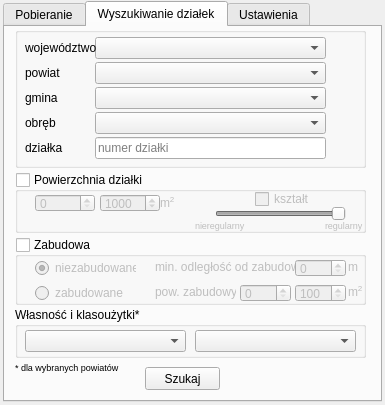
<?xml version="1.0" encoding="UTF-8"?>
<ui version="4.0">
 <class>SmartSDIDialogBase</class>
 <widget class="QDialog" name="SmartSDIDialogBase">
  <property name="windowModality">
   <enum>Qt::WindowModal</enum>
  </property>
  <property name="geometry">
   <rect>
    <x>0</x>
    <y>0</y>
    <width>385</width>
    <height>405</height>
   </rect>
  </property>
  <property name="sizePolicy">
   <sizepolicy hsizetype="Fixed" vsizetype="Fixed">
    <horstretch>0</horstretch>
    <verstretch>0</verstretch>
   </sizepolicy>
  </property>
  <property name="minimumSize">
   <size>
    <width>385</width>
    <height>405</height>
   </size>
  </property>
  <property name="maximumSize">
   <size>
    <width>385</width>
    <height>405</height>
   </size>
  </property>
  <property name="baseSize">
   <size>
    <width>385</width>
    <height>405</height>
   </size>
  </property>
  <property name="windowTitle">
   <string>SmartSDI</string>
  </property>
  <property name="sizeGripEnabled">
   <bool>false</bool>
  </property>
  <property name="modal">
   <bool>true</bool>
  </property>
  <widget class="QTabWidget" name="tabWidget">
   <property name="geometry">
    <rect>
     <x>3</x>
     <y>1</y>
     <width>379</width>
     <height>401</height>
    </rect>
   </property>
   <property name="currentIndex">
    <number>1</number>
   </property>
   <widget class="QWidget" name="tab_3">
    <property name="accessibleName">
     <string/>
    </property>
    <attribute name="title">
     <string>Pobieranie</string>
    </attribute>
    <widget class="QGroupBox" name="groupBox">
     <property name="geometry">
      <rect>
       <x>10</x>
       <y>10</y>
       <width>351</width>
       <height>111</height>
      </rect>
     </property>
     <property name="title">
      <string>Pobierz dane w zasięgu widoku mapy</string>
     </property>
     <widget class="QLineEdit" name="BBtop">
      <property name="geometry">
       <rect>
        <x>120</x>
        <y>25</y>
        <width>113</width>
        <height>22</height>
       </rect>
      </property>
     </widget>
     <widget class="QLineEdit" name="BBbottom">
      <property name="geometry">
       <rect>
        <x>120</x>
        <y>85</y>
        <width>113</width>
        <height>22</height>
       </rect>
      </property>
     </widget>
     <widget class="QLineEdit" name="BBleft">
      <property name="geometry">
       <rect>
        <x>10</x>
        <y>55</y>
        <width>113</width>
        <height>22</height>
       </rect>
      </property>
     </widget>
     <widget class="QLineEdit" name="BBright">
      <property name="geometry">
       <rect>
        <x>230</x>
        <y>55</y>
        <width>113</width>
        <height>22</height>
       </rect>
      </property>
     </widget>
     <widget class="QPushButton" name="BBget">
      <property name="geometry">
       <rect>
        <x>300</x>
        <y>20</y>
        <width>28</width>
        <height>28</height>
       </rect>
      </property>
      <property name="font">
       <font>
        <pointsize>14</pointsize>
        <weight>75</weight>
        <bold>true</bold>
        <kerning>true</kerning>
       </font>
      </property>
      <property name="text">
       <string>⟳</string>
      </property>
     </widget>
     <widget class="QLineEdit" name="BBepsg">
      <property name="enabled">
       <bool>true</bool>
      </property>
      <property name="geometry">
       <rect>
        <x>140</x>
        <y>55</y>
        <width>71</width>
        <height>22</height>
       </rect>
      </property>
      <property name="readOnly">
       <bool>true</bool>
      </property>
     </widget>
    </widget>
    <widget class="QGroupBox" name="groupBox_2">
     <property name="geometry">
      <rect>
       <x>10</x>
       <y>130</y>
       <width>351</width>
       <height>65</height>
      </rect>
     </property>
     <property name="title">
      <string>lub w ramach przecięcia z warstwą</string>
     </property>
     <widget class="QgsMapLayerComboBox" name="layerList">
      <property name="geometry">
       <rect>
        <x>20</x>
        <y>30</y>
        <width>311</width>
        <height>27</height>
       </rect>
      </property>
      <property name="currentIndex">
       <number>-1</number>
      </property>
      <property name="placeholderText">
       <string>wybierz warstwę typu LINE/POLYGON</string>
      </property>
      <property name="allowEmptyLayer">
       <bool>true</bool>
      </property>
      <property name="showCrs">
       <bool>true</bool>
      </property>
     </widget>
    </widget>
    <widget class="QGroupBox" name="groupBox_3">
     <property name="geometry">
      <rect>
       <x>10</x>
       <y>230</y>
       <width>351</width>
       <height>66</height>
      </rect>
     </property>
     <property name="title">
      <string>Wybierz dane do pobrania</string>
     </property>
     <widget class="QWidget" name="layoutWidget">
      <property name="geometry">
       <rect>
        <x>10</x>
        <y>30</y>
        <width>331</width>
        <height>22</height>
       </rect>
      </property>
      <layout class="QHBoxLayout" name="horizontalLayout">
       <item>
        <widget class="QCheckBox" name="checkDz">
         <property name="text">
          <string>Działki</string>
         </property>
         <property name="checkable">
          <bool>true</bool>
         </property>
         <property name="checked">
          <bool>true</bool>
         </property>
        </widget>
       </item>
       <item>
        <widget class="QCheckBox" name="checkBud">
         <property name="text">
          <string>Budynki</string>
         </property>
        </widget>
       </item>
       <item>
        <widget class="QCheckBox" name="checkAdr">
         <property name="text">
          <string>Adresy</string>
         </property>
        </widget>
       </item>
      </layout>
     </widget>
    </widget>
    <widget class="QPushButton" name="button_box">
     <property name="geometry">
      <rect>
       <x>140</x>
       <y>340</y>
       <width>75</width>
       <height>23</height>
      </rect>
     </property>
     <property name="text">
      <string>Pobierz</string>
     </property>
    </widget>
   </widget>
   <widget class="QWidget" name="tab_4">
    <attribute name="title">
     <string>Wyszukiwanie działek</string>
    </attribute>
    <widget class="QGroupBox" name="groupBox_4">
     <property name="geometry">
      <rect>
       <x>10</x>
       <y>0</y>
       <width>351</width>
       <height>141</height>
      </rect>
     </property>
     <property name="title">
      <string/>
     </property>
     <widget class="QLineEdit" name="lineEditDz">
      <property name="geometry">
       <rect>
        <x>80</x>
        <y>110</y>
        <width>231</width>
        <height>22</height>
       </rect>
      </property>
      <property name="placeholderText">
       <string>numer działki</string>
      </property>
     </widget>
     <widget class="QLabel" name="label_4">
      <property name="geometry">
       <rect>
        <x>10</x>
        <y>60</y>
        <width>71</width>
        <height>21</height>
       </rect>
      </property>
      <property name="text">
       <string>gmina</string>
      </property>
     </widget>
     <widget class="QComboBox" name="comboBoxObr">
      <property name="geometry">
       <rect>
        <x>80</x>
        <y>85</y>
        <width>231</width>
        <height>22</height>
       </rect>
      </property>
      <property name="editable">
       <bool>false</bool>
      </property>
     </widget>
     <widget class="QLabel" name="label_5">
      <property name="geometry">
       <rect>
        <x>10</x>
        <y>85</y>
        <width>71</width>
        <height>21</height>
       </rect>
      </property>
      <property name="text">
       <string>obręb</string>
      </property>
     </widget>
     <widget class="QComboBox" name="comboBoxGmi">
      <property name="geometry">
       <rect>
        <x>80</x>
        <y>60</y>
        <width>231</width>
        <height>22</height>
       </rect>
      </property>
     </widget>
     <widget class="QComboBox" name="comboBoxWoj">
      <property name="geometry">
       <rect>
        <x>80</x>
        <y>10</y>
        <width>231</width>
        <height>22</height>
       </rect>
      </property>
     </widget>
     <widget class="QComboBox" name="comboBoxPow">
      <property name="geometry">
       <rect>
        <x>80</x>
        <y>35</y>
        <width>231</width>
        <height>22</height>
       </rect>
      </property>
     </widget>
     <widget class="QLabel" name="label_2">
      <property name="geometry">
       <rect>
        <x>10</x>
        <y>10</y>
        <width>71</width>
        <height>21</height>
       </rect>
      </property>
      <property name="text">
       <string>województwo</string>
      </property>
     </widget>
     <widget class="QLabel" name="label_6">
      <property name="geometry">
       <rect>
        <x>10</x>
        <y>110</y>
        <width>71</width>
        <height>21</height>
       </rect>
      </property>
      <property name="text">
       <string>działka</string>
      </property>
     </widget>
     <widget class="QLabel" name="label_3">
      <property name="geometry">
       <rect>
        <x>10</x>
        <y>35</y>
        <width>71</width>
        <height>21</height>
       </rect>
      </property>
      <property name="text">
       <string>powiat</string>
      </property>
     </widget>
    </widget>
    <widget class="QGroupBox" name="groupBoxPow">
     <property name="geometry">
      <rect>
       <x>10</x>
       <y>145</y>
       <width>351</width>
       <height>61</height>
      </rect>
     </property>
     <property name="title">
      <string>Powierzchnia działki</string>
     </property>
     <property name="checkable">
      <bool>true</bool>
     </property>
     <property name="checked">
      <bool>false</bool>
     </property>
     <widget class="QSpinBox" name="spinBoxPowOd">
      <property name="geometry">
       <rect>
        <x>20</x>
        <y>22</y>
        <width>60</width>
        <height>18</height>
       </rect>
      </property>
      <property name="maximum">
       <number>1000000</number>
      </property>
      <property name="singleStep">
       <number>100</number>
      </property>
     </widget>
     <widget class="QSpinBox" name="spinBoxPowDo">
      <property name="geometry">
       <rect>
        <x>85</x>
        <y>22</y>
        <width>60</width>
        <height>18</height>
       </rect>
      </property>
      <property name="minimum">
       <number>100</number>
      </property>
      <property name="maximum">
       <number>10000000</number>
      </property>
      <property name="singleStep">
       <number>100</number>
      </property>
      <property name="value">
       <number>1000</number>
      </property>
     </widget>
     <widget class="QSlider" name="horizontalSliderShape">
      <property name="geometry">
       <rect>
        <x>200</x>
        <y>34</y>
        <width>131</width>
        <height>16</height>
       </rect>
      </property>
      <property name="maximum">
       <number>10</number>
      </property>
      <property name="pageStep">
       <number>1</number>
      </property>
      <property name="sliderPosition">
       <number>10</number>
      </property>
      <property name="orientation">
       <enum>Qt::Horizontal</enum>
      </property>
     </widget>
     <widget class="QCheckBox" name="checkBoxShape">
      <property name="geometry">
       <rect>
        <x>240</x>
        <y>16</y>
        <width>71</width>
        <height>22</height>
       </rect>
      </property>
      <property name="text">
       <string>kształt</string>
      </property>
     </widget>
     <widget class="QLabel" name="label_7">
      <property name="geometry">
       <rect>
        <x>310</x>
        <y>47</y>
        <width>47</width>
        <height>13</height>
       </rect>
      </property>
      <property name="font">
       <font>
        <pointsize>7</pointsize>
       </font>
      </property>
      <property name="text">
       <string>regularny</string>
      </property>
     </widget>
     <widget class="QLabel" name="label_8">
      <property name="geometry">
       <rect>
        <x>180</x>
        <y>47</y>
        <width>51</width>
        <height>13</height>
       </rect>
      </property>
      <property name="font">
       <font>
        <pointsize>7</pointsize>
       </font>
      </property>
      <property name="text">
       <string>nieregularny</string>
      </property>
     </widget>
     <widget class="QLabel" name="label_9">
      <property name="geometry">
       <rect>
        <x>145</x>
        <y>23</y>
        <width>21</width>
        <height>16</height>
       </rect>
      </property>
      <property name="text">
       <string>&lt;html&gt;&lt;head/&gt;&lt;body&gt;&lt;p&gt;m&lt;span style=&quot; vertical-align:super;&quot;&gt;2&lt;/span&gt;&lt;/p&gt;&lt;/body&gt;&lt;/html&gt;</string>
      </property>
     </widget>
    </widget>
    <widget class="QGroupBox" name="groupBoxZab">
     <property name="geometry">
      <rect>
       <x>10</x>
       <y>210</y>
       <width>351</width>
       <height>68</height>
      </rect>
     </property>
     <property name="title">
      <string>Zabudowa</string>
     </property>
     <property name="checkable">
      <bool>true</bool>
     </property>
     <property name="checked">
      <bool>false</bool>
     </property>
     <widget class="QRadioButton" name="radioButtonNiezab">
      <property name="geometry">
       <rect>
        <x>20</x>
        <y>20</y>
        <width>101</width>
        <height>22</height>
       </rect>
      </property>
      <property name="text">
       <string>niezabudowane</string>
      </property>
      <property name="checked">
       <bool>true</bool>
      </property>
     </widget>
     <widget class="QRadioButton" name="radioButtonZab">
      <property name="geometry">
       <rect>
        <x>20</x>
        <y>45</y>
        <width>101</width>
        <height>22</height>
       </rect>
      </property>
      <property name="text">
       <string>zabudowane</string>
      </property>
     </widget>
     <widget class="QSpinBox" name="spinBoxPowZabOd">
      <property name="geometry">
       <rect>
        <x>225</x>
        <y>47</y>
        <width>51</width>
        <height>18</height>
       </rect>
      </property>
      <property name="maximum">
       <number>10000</number>
      </property>
      <property name="singleStep">
       <number>10</number>
      </property>
     </widget>
     <widget class="QSpinBox" name="spinBoxPowZabDo">
      <property name="geometry">
       <rect>
        <x>280</x>
        <y>47</y>
        <width>51</width>
        <height>18</height>
       </rect>
      </property>
      <property name="minimum">
       <number>100</number>
      </property>
      <property name="maximum">
       <number>10000</number>
      </property>
      <property name="singleStep">
       <number>10</number>
      </property>
      <property name="value">
       <number>100</number>
      </property>
     </widget>
     <widget class="QLabel" name="label_10">
      <property name="geometry">
       <rect>
        <x>333</x>
        <y>47</y>
        <width>21</width>
        <height>16</height>
       </rect>
      </property>
      <property name="text">
       <string>&lt;html&gt;&lt;head/&gt;&lt;body&gt;&lt;p&gt;m&lt;span style=&quot; vertical-align:super;&quot;&gt;2&lt;/span&gt;&lt;/p&gt;&lt;/body&gt;&lt;/html&gt;</string>
      </property>
     </widget>
     <widget class="QLabel" name="label_23">
      <property name="geometry">
       <rect>
        <x>140</x>
        <y>22</y>
        <width>141</width>
        <height>16</height>
       </rect>
      </property>
      <property name="text">
       <string>min. odległość od zabudowy</string>
      </property>
     </widget>
     <widget class="QSpinBox" name="spinBoxOdlZab">
      <property name="geometry">
       <rect>
        <x>280</x>
        <y>22</y>
        <width>51</width>
        <height>18</height>
       </rect>
      </property>
      <property name="minimum">
       <number>0</number>
      </property>
      <property name="maximum">
       <number>1000</number>
      </property>
      <property name="singleStep">
       <number>10</number>
      </property>
      <property name="value">
       <number>0</number>
      </property>
     </widget>
     <widget class="QLabel" name="label_24">
      <property name="geometry">
       <rect>
        <x>333</x>
        <y>22</y>
        <width>21</width>
        <height>16</height>
       </rect>
      </property>
      <property name="text">
       <string>m</string>
      </property>
     </widget>
     <widget class="QLabel" name="label_25">
      <property name="geometry">
       <rect>
        <x>140</x>
        <y>47</y>
        <width>81</width>
        <height>16</height>
       </rect>
      </property>
      <property name="text">
       <string>pow. zabudowy</string>
      </property>
     </widget>
    </widget>
    <widget class="QGroupBox" name="groupBox_7">
     <property name="geometry">
      <rect>
       <x>10</x>
       <y>280</y>
       <width>351</width>
       <height>51</height>
      </rect>
     </property>
     <property name="title">
      <string>Własność i klasoużytki*</string>
     </property>
     <property name="checkable">
      <bool>false</bool>
     </property>
     <widget class="QComboBox" name="comboBoxGr">
      <property name="geometry">
       <rect>
        <x>10</x>
        <y>23</y>
        <width>161</width>
        <height>22</height>
       </rect>
      </property>
      <property name="styleSheet">
       <string notr="true"/>
      </property>
     </widget>
     <widget class="QComboBox" name="comboBoxKl">
      <property name="geometry">
       <rect>
        <x>180</x>
        <y>23</y>
        <width>161</width>
        <height>22</height>
       </rect>
      </property>
     </widget>
    </widget>
    <widget class="QLabel" name="label_22">
     <property name="geometry">
      <rect>
       <x>10</x>
       <y>330</y>
       <width>121</width>
       <height>21</height>
      </rect>
     </property>
     <property name="font">
      <font>
       <pointsize>7</pointsize>
      </font>
     </property>
     <property name="text">
      <string>* dla wybranych powiatów</string>
     </property>
     <property name="alignment">
      <set>Qt::AlignLeading|Qt::AlignLeft|Qt::AlignVCenter</set>
     </property>
     <property name="wordWrap">
      <bool>true</bool>
     </property>
    </widget>
    <widget class="QPushButton" name="buttonBox2">
     <property name="geometry">
      <rect>
       <x>140</x>
       <y>340</y>
       <width>75</width>
       <height>23</height>
      </rect>
     </property>
     <property name="text">
      <string>Szukaj</string>
     </property>
    </widget>
   </widget>
   <widget class="QWidget" name="tab_5">
    <attribute name="title">
     <string>Ustawienia</string>
    </attribute>
    <widget class="QGroupBox" name="groupBox_8">
     <property name="geometry">
      <rect>
       <x>10</x>
       <y>20</y>
       <width>351</width>
       <height>171</height>
      </rect>
     </property>
     <property name="title">
      <string>Klucz API</string>
     </property>
     <widget class="QLineEdit" name="tokenEdit">
      <property name="geometry">
       <rect>
        <x>10</x>
        <y>30</y>
        <width>255</width>
        <height>20</height>
       </rect>
      </property>
      <property name="placeholderText">
       <string>DEMO</string>
      </property>
     </widget>
     <widget class="QLabel" name="label_18">
      <property name="geometry">
       <rect>
        <x>10</x>
        <y>90</y>
        <width>331</width>
        <height>71</height>
       </rect>
      </property>
      <property name="text">
       <string>&lt;html&gt;&lt;head/&gt;&lt;body&gt;&lt;p&gt;&lt;span style=&quot; color:#5e5e5e;&quot;&gt;Wersja &lt;/span&gt;&lt;span style=&quot; font-weight:600; color:#5e5e5e;&quot;&gt;DEMO&lt;/span&gt;&lt;span style=&quot; color:#5e5e5e;&quot;&gt; posiada pełną funkcjonalność, ograniczenie dotyczy liczby zwracanych obiektów:&lt;br/&gt;pobieranie: 1000 na zapytanie; 10 000 na dobę&lt;/span&gt;&lt;span style=&quot; font-weight:600; color:#5e5e5e; vertical-align:super;&quot;&gt;*&lt;/span&gt;&lt;span style=&quot; color:#5e5e5e;&quot;&gt;&lt;br/&gt;wyszukiwanie: 100 na zapytanie; 1000 na dobę&lt;/span&gt;&lt;span style=&quot; font-weight:600; color:#5e5e5e; vertical-align:super;&quot;&gt;*&lt;/span&gt;&lt;span style=&quot; font-size:4pt; font-style:italic; color:#5e5e5e;&quot;&gt;&lt;br/&gt;&lt;/span&gt;&lt;span style=&quot; font-size:7pt; font-weight:600; font-style:italic; color:#767676;&quot;&gt;*&lt;/span&gt;&lt;span style=&quot; font-size:7pt; font-style:italic; color:#767676;&quot;&gt; w ramach jednego adresu IP&lt;/span&gt;&lt;/p&gt;&lt;/body&gt;&lt;/html&gt;</string>
      </property>
      <property name="wordWrap">
       <bool>true</bool>
      </property>
     </widget>
     <widget class="QLabel" name="label_19">
      <property name="geometry">
       <rect>
        <x>10</x>
        <y>60</y>
        <width>181</width>
        <height>16</height>
       </rect>
      </property>
      <property name="font">
       <font>
        <pointsize>9</pointsize>
        <weight>75</weight>
        <bold>true</bold>
       </font>
      </property>
      <property name="text">
       <string>Konto i generowanie klucza:</string>
      </property>
     </widget>
     <widget class="QLabel" name="label_20">
      <property name="geometry">
       <rect>
        <x>190</x>
        <y>60</y>
        <width>71</width>
        <height>16</height>
       </rect>
      </property>
      <property name="font">
       <font>
        <pointsize>9</pointsize>
        <weight>75</weight>
        <bold>true</bold>
       </font>
      </property>
      <property name="text">
       <string>&lt;html&gt;&lt;head/&gt;&lt;body&gt;&lt;p&gt;&lt;a href=&quot;https://smartsdi.pl/&quot;&gt;&lt;span style=&quot; text-decoration: underline; color:#0000ff;&quot;&gt;smartsdi.pl&lt;/span&gt;&lt;/a&gt;&lt;/p&gt;&lt;/body&gt;&lt;/html&gt;</string>
      </property>
      <property name="openExternalLinks">
       <bool>true</bool>
      </property>
      <property name="textInteractionFlags">
       <set>Qt::TextBrowserInteraction</set>
      </property>
     </widget>
     <widget class="QPushButton" name="saveTokenButton">
      <property name="geometry">
       <rect>
        <x>270</x>
        <y>30</y>
        <width>75</width>
        <height>20</height>
       </rect>
      </property>
      <property name="text">
       <string>Zapisz</string>
      </property>
     </widget>
     <widget class="Line" name="line_2">
      <property name="geometry">
       <rect>
        <x>10</x>
        <y>80</y>
        <width>331</width>
        <height>16</height>
       </rect>
      </property>
      <property name="orientation">
       <enum>Qt::Horizontal</enum>
      </property>
     </widget>
    </widget>
    <widget class="QGroupBox" name="groupBox_9">
     <property name="geometry">
      <rect>
       <x>10</x>
       <y>200</y>
       <width>351</width>
       <height>141</height>
      </rect>
     </property>
     <property name="title">
      <string>Informacje o wtyczce</string>
     </property>
     <widget class="QLabel" name="label_13">
      <property name="geometry">
       <rect>
        <x>100</x>
        <y>60</y>
        <width>201</width>
        <height>13</height>
       </rect>
      </property>
      <property name="text">
       <string>&lt;html&gt;&lt;head/&gt;&lt;body&gt;&lt;p&gt;&lt;span style=&quot; font-weight:600;&quot;&gt;Geo-System Sp. z o.o.&lt;/span&gt;&lt;/p&gt;&lt;/body&gt;&lt;/html&gt;</string>
      </property>
     </widget>
     <widget class="QLabel" name="label_12">
      <property name="geometry">
       <rect>
        <x>20</x>
        <y>60</y>
        <width>47</width>
        <height>13</height>
       </rect>
      </property>
      <property name="text">
       <string>Autor:</string>
      </property>
     </widget>
     <widget class="QLabel" name="label_14">
      <property name="geometry">
       <rect>
        <x>20</x>
        <y>80</y>
        <width>47</width>
        <height>13</height>
       </rect>
      </property>
      <property name="text">
       <string>Kontakt:</string>
      </property>
     </widget>
     <widget class="QLabel" name="label_15">
      <property name="geometry">
       <rect>
        <x>20</x>
        <y>100</y>
        <width>101</width>
        <height>13</height>
       </rect>
      </property>
      <property name="text">
       <string>Strona Github:</string>
      </property>
     </widget>
     <widget class="QLabel" name="label_16">
      <property name="geometry">
       <rect>
        <x>100</x>
        <y>80</y>
        <width>201</width>
        <height>13</height>
       </rect>
      </property>
      <property name="text">
       <string>&lt;html&gt;&lt;head/&gt;&lt;body&gt;&lt;p&gt;&lt;a href=&quot;https://www.geo-system.com.pl/&quot;&gt;&lt;span style=&quot; text-decoration: underline; color:#0000ff;&quot;&gt;geo-system.com.pl&lt;/span&gt;&lt;/a&gt;&lt;/p&gt;&lt;/body&gt;&lt;/html&gt;</string>
      </property>
      <property name="openExternalLinks">
       <bool>true</bool>
      </property>
      <property name="textInteractionFlags">
       <set>Qt::TextBrowserInteraction</set>
      </property>
     </widget>
     <widget class="QLabel" name="label_17">
      <property name="geometry">
       <rect>
        <x>100</x>
        <y>100</y>
        <width>141</width>
        <height>13</height>
       </rect>
      </property>
      <property name="text">
       <string>&lt;html&gt;&lt;head/&gt;&lt;body&gt;&lt;p&gt;&lt;span style=&quot; text-decoration: underline; color:#0000ff;&quot;&gt;&lt;a href=&quot;https://github.com/geo-system/qgis-smartsdi&quot;&gt;geo-system/qgis-smartsdi&lt;/a&gt;&lt;/span&gt;&lt;/p&gt;&lt;/body&gt;&lt;/html&gt;</string>
      </property>
      <property name="openExternalLinks">
       <bool>true</bool>
      </property>
      <property name="textInteractionFlags">
       <set>Qt::TextBrowserInteraction</set>
      </property>
     </widget>
     <widget class="QLabel" name="label_11">
      <property name="geometry">
       <rect>
        <x>20</x>
        <y>20</y>
        <width>221</width>
        <height>31</height>
       </rect>
      </property>
      <property name="font">
       <font>
        <pointsize>11</pointsize>
        <weight>75</weight>
        <bold>true</bold>
       </font>
      </property>
      <property name="text">
       <string>SmartSDI</string>
      </property>
     </widget>
     <widget class="QLabel" name="label">
      <property name="geometry">
       <rect>
        <x>250</x>
        <y>65</y>
        <width>81</width>
        <height>51</height>
       </rect>
      </property>
      <property name="text">
       <string/>
      </property>
      <property name="pixmap">
       <pixmap>logo.png</pixmap>
      </property>
      <property name="scaledContents">
       <bool>true</bool>
      </property>
     </widget>
     <widget class="QLabel" name="label_21">
      <property name="geometry">
       <rect>
        <x>120</x>
        <y>20</y>
        <width>211</width>
        <height>31</height>
       </rect>
      </property>
      <property name="font">
       <font>
        <pointsize>9</pointsize>
       </font>
      </property>
      <property name="text">
       <string>wyszukiwanie i pobieranie danych
działki ewidencyjne, budynki i adresy</string>
      </property>
      <property name="alignment">
       <set>Qt::AlignCenter</set>
      </property>
     </widget>
    </widget>
   </widget>
  </widget>
 </widget>
 <customwidgets>
  <customwidget>
   <class>QgsMapLayerComboBox</class>
   <extends>QComboBox</extends>
   <header>qgsmaplayercombobox.h</header>
  </customwidget>
 </customwidgets>
 <resources/>
 <connections/>
</ui>
